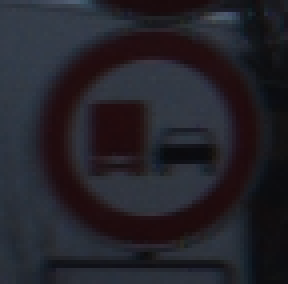
#> input picture pythonProject/pythonProject/dataset/10/00010_00014_00028.png, 72 x 71 px (shown 4 times larger)
$ python -i test4.py   (imports and definitions only)
#> lines starting #> are read from the running program, lines starting #| are printed output that depends on the picture
#> further down, picture is the input picture: shape (71, 72, 3); mean B, G, R 41.8, 34.9, 36.5
import numpy as np
import cv2
import pickle
from collections import deque, Counter

#############################################
frameWidth = 640
frameHeight = 480
brightness = 180
threshold = 0.9  # Ngưỡng tin cậy
font = cv2.FONT_HERSHEY_SIMPLEX
prediction_history = deque(maxlen=5)  # Lưu 5 kết quả gần nhất
#############################################

# MỞ CAMERA
# [8 lines not run here, left out]

# HÀM TIỀN XỬ LÝ ẢNH
def preprocessing(img):
    img = cv2.cvtColor(img, cv2.COLOR_BGR2GRAY)
    img = cv2.equalizeHist(img)
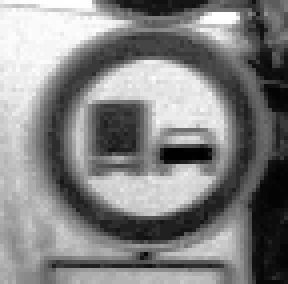
#> img: shape (71, 72) (shown 4 times larger); min 0, max 255, mean 130.6
    img = cv2.GaussianBlur(img, (3, 3), 0)  # Giảm nhiễu
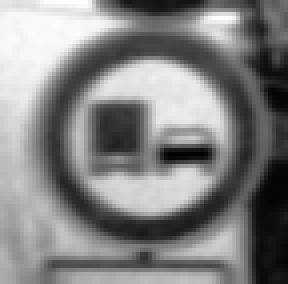
#> img: shape (71, 72) (shown 4 times larger); min 1, max 254, mean 130.6
    img = img / 255.0  # Chuẩn hóa
    return img

# HÀM LẤY TÊN BIỂN BÁO
def getClassName(classNo):
    classNames = [
        'toc do toi da 20 km/h', 'toc do toi da 30 km/h', 'toc do toi da 50 km/h',
        'toc do toi da 60 km/h', 'toc do toi da 70 km/h', 'toc do toi da 80 km/h',
        'het gioi han toc do', 'toc do toi da 100 km/h', 'toc do toi da 120 km/h',
        'toc do toi da 40km/h', 'cam oto tai vuot',
        'nhuong duong tai nga tu tiep theo', 'duong uu tien', 'giao nhau voi duong uu tien', 'dung lai',
        'duong cam', 'cam xe tai tren 3.5 tan ', 'cam di nguoc chieu',
        'cam re trai', 'duong cong nguy hiem ben trai', 'duong cong nguy hiem ben phai',
        'duong cong kep', 'duong go ghe', 'duong tron', 'duong hep ben phai',
        'dang thi cong', 'tin hieu giao thong', 'nguoi di bo', 'tre em qua duong',
        'xe dap qua duong', 'canh bao bang tuyet', 'dong vat hoang da qua duong',
        'het moi lenh cam', 're phai phia truoc', 're trai phia truoc',
        'chi duoc di thang', 'di thang hoac re phai', 'di thang hoac re trai', 'di ben phai',
        'di ben trai', 'vong xuyen bat buoc', 'het cam vuot',
        'het cam vuot voi xe tren 3.5 tan'
    ]
    if 0 <= classNo < len(classNames):
        return classNames[classNo]
    else:
        return "Unknown"

# VÒNG LẶP CHÍNH
# [47 lines not run here, left out]

>>> import cv2
>>> picture = cv2.imread('dataset/10/00010_00014_00028.png')
>>> result = preprocessing(picture)
